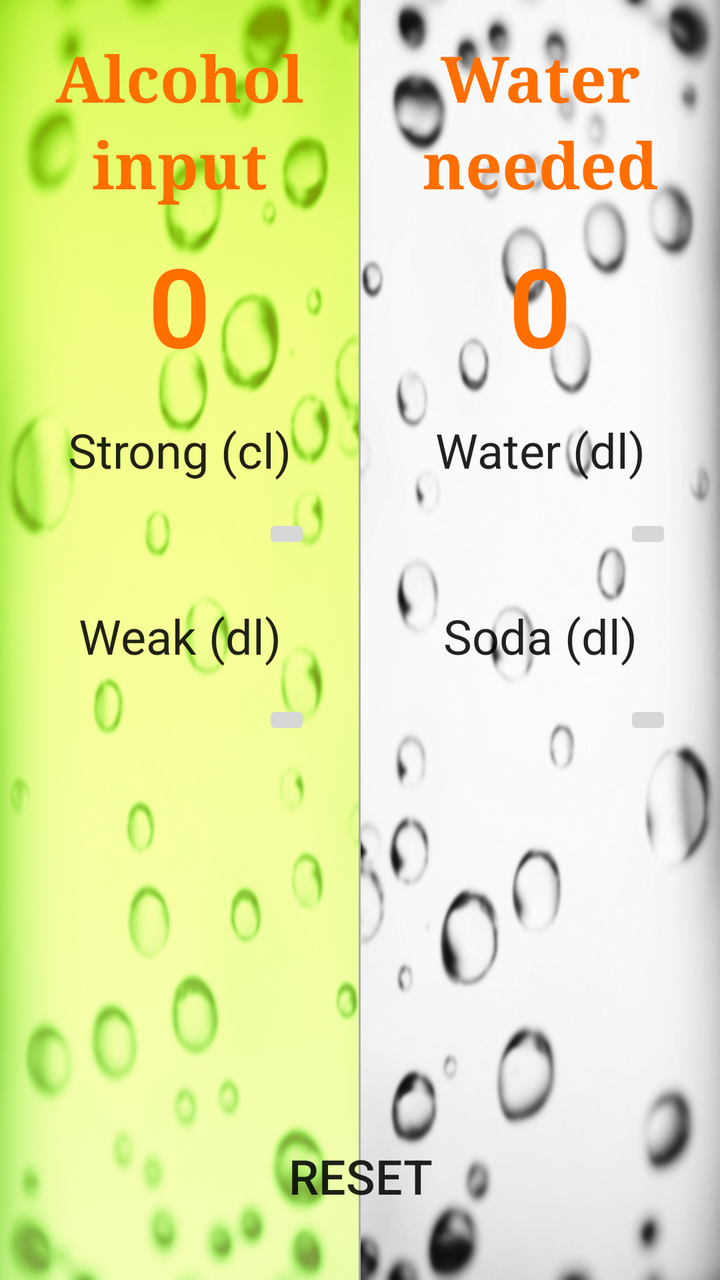
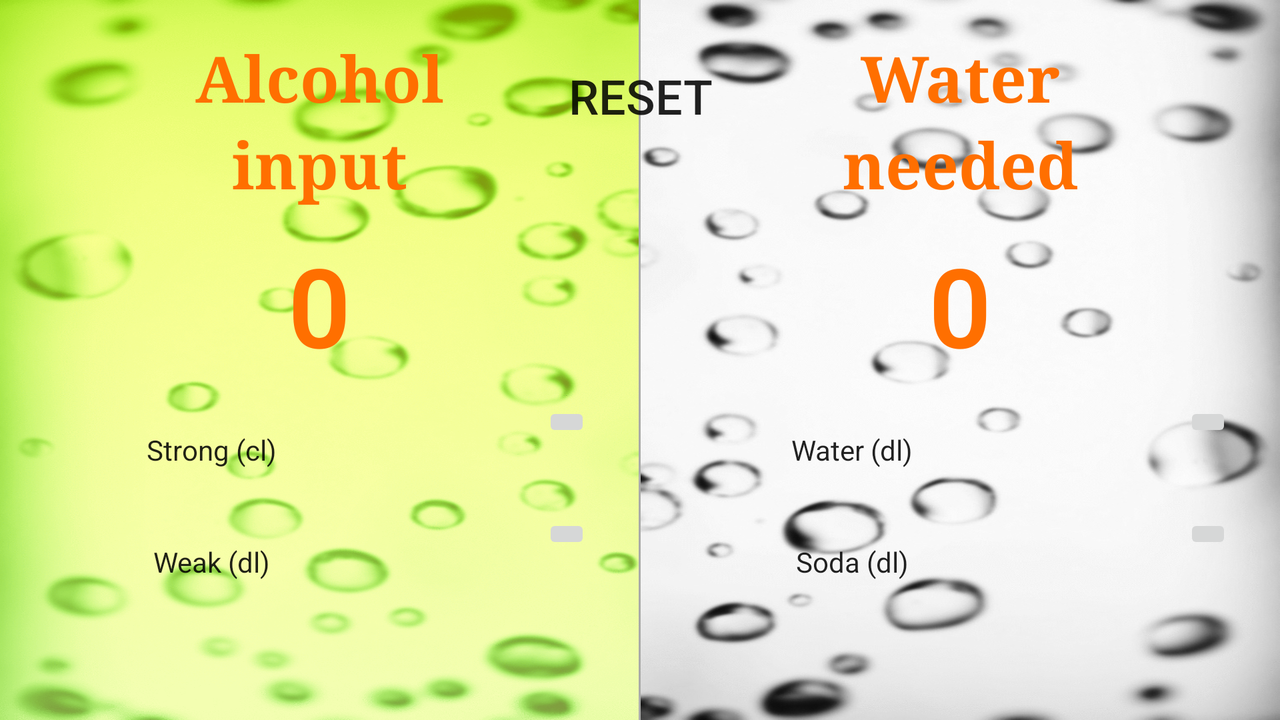

The same Android screen from two of the app's own layout files: first res/layout/ as a phone draws it, then the repository's variant for another configuration, drawn on a device whose configuration selects that folder. Both files follow.
<!-- AndroidManifest.xml: application theme AppTheme.NoActionBar -->
<!-- res/layout/activity_main.xml -->
<?xml version="1.0" encoding="utf-8"?>
<RelativeLayout xmlns:android="http://schemas.android.com/apk/res/android"
    xmlns:tools="http://schemas.android.com/tools"
    android:layout_width="match_parent"
    android:layout_height="match_parent"
    android:background="@color/colorGrey">

    <LinearLayout
        android:id="@+id/horizontal_LinLayout"
        android:layout_width="match_parent"
        android:layout_height="match_parent"
        android:background="@color/colorGrey"
        android:orientation="horizontal">

        

        <LinearLayout
            android:layout_width="0dp"
            android:layout_height="match_parent"
            android:layout_weight="2"
            android:background="@drawable/alc_blurred_y"
            android:orientation="vertical"
            tools:context=".MainActivity">

            <TextView
                style="@style/WaterAlcCaptions"
                android:text="@string/alcohol" />

            <TextView
                style="@style/WaterAlcLowCaptions"
                android:text="@string/input" />

            <TextView
                android:id="@+id/alcohol_score"
                style="@style/CounterNumber"
                android:text="@string/alcohol_a_number" />

            <Button
                style="@style/UpperButton"
                android:background="@drawable/mybutton2"
                android:onClick="addThreeForAlcohol"
                android:text="@string/strong" />

            <ImageButton
                style="@style/UndoButton"
                android:onClick="subtractThreeForAlcohol" />

            <Button
                style="@style/UpperButton"
                android:background="@drawable/mybutton2"
                android:onClick="addOneForAlcohol"
                android:text="@string/weak" />

            <ImageButton
                style="@style/UndoButton"
                android:onClick="subtractOneForAlcohol" />

        </LinearLayout>

        <View
            android:layout_width="1dp"
            android:layout_height="match_parent"
            android:layout_gravity="center_horizontal"
            android:layout_weight="0"
            android:background="@android:color/darker_gray" />

        <LinearLayout
            android:layout_width="0dp"
            android:layout_height="match_parent"
            android:layout_weight="2"
            android:background="@drawable/bubbles_blurred_y_r_white"
            android:orientation="vertical"
            tools:context=".MainActivity">

            <TextView
                style="@style/WaterAlcCaptions"
                android:text="@string/soft_drinks" />

            <TextView
                style="@style/WaterAlcLowCaptions"
                android:text="@string/needed" />

            <TextView
                android:id="@+id/soft_drink_score"
                style="@style/CounterNumber"
                android:text="@string/soft_drinks_a_number" />

            <Button
                style="@style/UpperButton"
                android:background="@drawable/mybutton"
                android:onClick="subtractTwoForSoftDrink"
                android:text="@string/water" />

            <ImageButton
                style="@style/UndoButton"
                android:onClick="addTwoForSoftDrink" />

            <Button
                style="@style/UpperButton"
                android:background="@drawable/mybutton"
                android:onClick="subtractOneForSoftDrink"
                android:text="@string/soft_drink" />

            <ImageButton
                style="@style/UndoButton"
                android:onClick="addOneForSoftDrink" />

        </LinearLayout>

    </LinearLayout>

    <Button
        android:id="@+id/reset"
        android:layout_width="match_parent"
        android:layout_height="wrap_content"
        android:layout_alignParentBottom="true"
        android:layout_centerHorizontal="true"
        android:layout_marginBottom="@dimen/paddingOrMar_XXL"
        android:background="@drawable/mybutton3"
        android:onClick="resetScore"
        android:text="@string/reset"
        android:textAllCaps="true"
        android:textSize="@dimen/textSize_M" />

</RelativeLayout>
<!-- resources referenced by this layout -->
<resources>
  <color name="colorGrey">#9E9E9E</color>
  <dimen name="paddingOrMar_XXL">28dp</dimen>
  <dimen name="textSize_M">24sp</dimen>
  <string name="alcohol">Alcohol</string>
  <string name="alcohol_a_number">0</string>
  <string name="input">input</string>
  <string name="needed">needed</string>
  <string name="reset">reset</string>
  <string name="soft_drink">Soda (dl)</string>
  <string name="soft_drinks">Water</string>
  <string name="soft_drinks_a_number">0</string>
  <string name="strong">Strong (cl)</string>
  <string name="water">Water (dl)</string>
  <string name="weak">Weak (dl)</string>
  <style name="CounterNumber" parent="AppTheme.NoActionBar">
          <item name="android:layout_width">match_parent</item>
          <item name="android:layout_height">wrap_content</item>
          <item name="android:fontFamily">sans-serif-light</item>
          <item name="android:textStyle">bold</item>
          <item name="android:gravity">center</item>
          <item name="android:paddingBottom">@dimen/paddingOrMar_M</item>
          <item name="android:textColor">@color/colorOrange</item>
          <item name="android:textSize">@dimen/textSize_XL</item>
      </style>
  <style name="UndoButton" parent="AppTheme.NoActionBar">
          <item name="android:layout_width">wrap_content</item>
          <item name="android:layout_height">wrap_content</item>
          <item name="android:layout_gravity">end</item>
          <item name="android:layout_marginBottom">@dimen/paddingOrMar_L</item>
          <item name="android:layout_marginLeft">@dimen/paddingOrMar_XL</item>
          <item name="android:layout_marginRight">@dimen/paddingOrMar_XL</item>
          <item name="android:src">@drawable/undo_s</item>
      </style>
  <style name="UpperButton" parent="AppTheme.NoActionBar">
          <item name="android:layout_width">match_parent</item>
          <item name="android:layout_height">wrap_content</item>
          <item name="android:layout_marginBottom">@dimen/paddingOrMar_S</item>
          <item name="android:layout_marginLeft">@dimen/paddingOrMar_XL</item>
          <item name="android:layout_marginRight">@dimen/paddingOrMar_XL</item>
          <item name="android:textSize">@dimen/textSize_M</item>
      </style>
  <style name="WaterAlcCaptions" parent="AppTheme.NoActionBar">
          <item name="android:layout_width">match_parent</item>
          <item name="android:layout_height">wrap_content</item>
          <item name="android:gravity">center</item>
          <item name="android:fontFamily">serif</item>
          <item name="android:paddingLeft">@dimen/paddingOrMar_M</item>
          <item name="android:paddingRight">@dimen/paddingOrMar_M</item>
          <item name="android:paddingTop">@dimen/paddingOrMar_L</item>
          <item name="android:textColor">@color/colorOrange</item>
          <item name="android:textSize">@dimen/textSize_L</item>
          <item name="android:textStyle">bold</item>
      </style>
  <style name="AppTheme.NoActionBar" parent="Theme.AppCompat.Light.DarkActionBar">
          <item name="windowActionBar">false</item>
          <item name="windowNoTitle">true</item>
          <item name="android:windowFullscreen">true</item>
      </style>
  <dimen name="paddingOrMar_M">12dp</dimen>
  <color name="colorOrange">#FF6F00</color>
  <dimen name="textSize_XL">55sp</dimen>
  <dimen name="paddingOrMar_L">17dp</dimen>
  <dimen name="paddingOrMar_XL">24dp</dimen>
  <dimen name="paddingOrMar_S">8dp</dimen>
  <dimen name="textSize_L">32sp</dimen>
  <!-- some entries are left out for length -->
</resources>
<!-- res/layout-land/activity_main.xml (the repository's variant of the layout above) -->
<!-- drawn on the phone turned sideways -->
<?xml version="1.0" encoding="utf-8"?>
<RelativeLayout xmlns:android="http://schemas.android.com/apk/res/android"
    xmlns:tools="http://schemas.android.com/tools"
    android:layout_width="match_parent"
    android:layout_height="match_parent"
    android:background="@color/colorGrey">

    <Button
        android:id="@+id/reset"
        android:layout_width="wrap_content"
        android:layout_height="wrap_content"
        android:layout_alignParentTop="true"
        android:layout_centerHorizontal="true"
        android:layout_marginBottom="@dimen/paddingOrMar_XXL"
        android:layout_marginTop="@dimen/paddingOrMar_XL"
        android:background="@drawable/mybutton3"
        android:onClick="resetScore"
        android:text="@string/reset"
        android:textAllCaps="true"
        android:textSize="@dimen/textSize_M" />

    <LinearLayout
        android:id="@+id/horizontal_LinLayout"
        android:layout_width="match_parent"
        android:layout_height="wrap_content"
        android:background="@color/colorGrey"
        android:orientation="horizontal">

        

        <LinearLayout
            android:layout_width="0dp"
            android:layout_height="match_parent"
            android:layout_weight="2"
            android:background="@drawable/alc_blurred_y"
            android:orientation="vertical"
            tools:context=".MainActivity">

            <TextView
                style="@style/WaterAlcCaptions"
                android:text="@string/alcohol" />

            <TextView
                style="@style/WaterAlcLowCaptions"
                android:text="@string/input" />

            <TextView
                android:id="@+id/alcohol_score"
                style="@style/CounterNumber"
                android:text="@string/alcohol_a_number" />

            <RelativeLayout
                android:layout_width="match_parent"
                android:layout_height="wrap_content">

                <Button
                    style="@style/UpperButtonLand"
                    android:layout_alignParentLeft="true"
                    android:layout_alignParentStart="true"
                    android:background="@drawable/mybutton2"
                    android:onClick="addThreeForAlcohol"
                    android:text="@string/strong" />

                <ImageButton
                    style="@style/UndoButton"
                    android:layout_alignParentEnd="true"
                    android:layout_alignParentRight="true"
                    android:onClick="subtractThreeForAlcohol" />
            </RelativeLayout>

            <RelativeLayout
                android:layout_width="match_parent"
                android:layout_height="wrap_content">

                <Button
                    style="@style/UpperButtonLand"
                    android:background="@drawable/mybutton2"
                    android:onClick="addOneForAlcohol"
                    android:text="@string/weak" />

                <ImageButton
                    style="@style/UndoButton"
                    android:layout_alignParentEnd="true"
                    android:layout_alignParentRight="true"
                    android:onClick="subtractOneForAlcohol" />
            </RelativeLayout>

        </LinearLayout>

        <View
            android:layout_width="1dp"
            android:layout_height="match_parent"
            android:layout_gravity="center_horizontal"
            android:layout_weight="0"
            android:background="@android:color/darker_gray" />

        <LinearLayout
            android:layout_width="0dp"
            android:layout_height="match_parent"
            android:layout_weight="2"
            android:background="@drawable/bubbles_blurred_y_r_white"
            android:orientation="vertical"
            tools:context=".MainActivity">

            <TextView
                style="@style/WaterAlcCaptions"
                android:text="@string/soft_drinks" />

            <TextView
                style="@style/WaterAlcLowCaptions"
                android:text="@string/needed" />

            <TextView
                android:id="@+id/soft_drink_score"
                style="@style/CounterNumber"
                android:text="@string/soft_drinks_a_number" />

            <RelativeLayout
                android:layout_width="match_parent"
                android:layout_height="wrap_content">

                <Button
                    style="@style/UpperButtonLand"
                    android:layout_alignParentLeft="true"
                    android:layout_alignParentStart="true"
                    android:background="@drawable/mybutton"
                    android:onClick="subtractTwoForSoftDrink"
                    android:text="@string/water" />

                <ImageButton
                    style="@style/UndoButton"
                    android:layout_alignParentEnd="true"
                    android:layout_alignParentRight="true"
                    android:onClick="addTwoForSoftDrink" />
            </RelativeLayout>

            <RelativeLayout
                android:layout_width="match_parent"
                android:layout_height="wrap_content">

                <Button
                    style="@style/UpperButtonLand"
                    android:layout_alignParentLeft="true"
                    android:layout_alignParentStart="true"
                    android:background="@drawable/mybutton"
                    android:onClick="subtractOneForSoftDrink"
                    android:text="@string/soft_drink" />

                <ImageButton
                    style="@style/UndoButton"
                    android:layout_alignParentEnd="true"
                    android:layout_alignParentRight="true"
                    android:onClick="addOneForSoftDrink" />
            </RelativeLayout>

        </LinearLayout>

    </LinearLayout>

</RelativeLayout>
<!-- resources referenced by the variant -->
<!-- as the phone turned sideways resolves them -->
<resources>
  <color name="colorGrey">#9E9E9E</color>
  <dimen name="paddingOrMar_XL">24dp</dimen>
  <dimen name="paddingOrMar_XXL">28dp</dimen>
  <dimen name="textSize_M">24sp</dimen>
  <string name="alcohol">Alcohol</string>
  <string name="alcohol_a_number">0</string>
  <string name="input">input</string>
  <string name="needed">needed</string>
  <string name="reset">reset</string>
  <string name="soft_drink">Soda (dl)</string>
  <string name="soft_drinks">Water</string>
  <string name="soft_drinks_a_number">0</string>
  <string name="strong">Strong (cl)</string>
  <string name="water">Water (dl)</string>
  <string name="weak">Weak (dl)</string>
  <style name="CounterNumber" parent="AppTheme.NoActionBar">
          <item name="android:layout_width">match_parent</item>
          <item name="android:layout_height">wrap_content</item>
          <item name="android:fontFamily">sans-serif-light</item>
          <item name="android:textStyle">bold</item>
          <item name="android:gravity">center</item>
          <item name="android:paddingBottom">@dimen/paddingOrMar_M</item>
          <item name="android:textColor">@color/colorOrange</item>
          <item name="android:textSize">@dimen/textSize_XL</item>
      </style>
  <style name="UndoButton" parent="AppTheme.NoActionBar">
          <item name="android:layout_width">wrap_content</item>
          <item name="android:layout_height">wrap_content</item>
          <item name="android:layout_gravity">end</item>
          <item name="android:layout_marginBottom">@dimen/paddingOrMar_L</item>
          <item name="android:layout_marginLeft">@dimen/paddingOrMar_XL</item>
          <item name="android:layout_marginRight">@dimen/paddingOrMar_XL</item>
          <item name="android:src">@drawable/undo_s</item>
      </style>
  <style name="UpperButtonLand" parent="UpperButton">
          <item name="android:layout_width">wrap_content</item>
          <item name="android:textSize">@dimen/textSize_S</item>
          <item name="android:ems">10</item>
      </style>
  <style name="WaterAlcCaptions" parent="AppTheme.NoActionBar">
          <item name="android:layout_width">match_parent</item>
          <item name="android:layout_height">wrap_content</item>
          <item name="android:gravity">center</item>
          <item name="android:fontFamily">serif</item>
          <item name="android:paddingLeft">@dimen/paddingOrMar_M</item>
          <item name="android:paddingRight">@dimen/paddingOrMar_M</item>
          <item name="android:paddingTop">@dimen/paddingOrMar_L</item>
          <item name="android:textColor">@color/colorOrange</item>
          <item name="android:textSize">@dimen/textSize_L</item>
          <item name="android:textStyle">bold</item>
      </style>
  <style name="AppTheme.NoActionBar" parent="Theme.AppCompat.Light.DarkActionBar">
          <item name="windowActionBar">false</item>
          <item name="windowNoTitle">true</item>
          <item name="android:windowFullscreen">true</item>
      </style>
  <dimen name="paddingOrMar_M">12dp</dimen>
  <color name="colorOrange">#FF6F00</color>
  <dimen name="textSize_XL">55sp</dimen>
  <dimen name="paddingOrMar_L">17dp</dimen>
  <style name="UpperButton" parent="AppTheme.NoActionBar">
          <item name="android:layout_width">match_parent</item>
          <item name="android:layout_height">wrap_content</item>
          <item name="android:layout_marginBottom">@dimen/paddingOrMar_S</item>
          <item name="android:layout_marginLeft">@dimen/paddingOrMar_XL</item>
          <item name="android:layout_marginRight">@dimen/paddingOrMar_XL</item>
          <item name="android:textSize">@dimen/textSize_M</item>
      </style>
  <dimen name="textSize_S">14sp</dimen>
  <dimen name="textSize_L">32sp</dimen>
  <dimen name="paddingOrMar_S">8dp</dimen>
  <!-- some entries are left out for length -->
</resources>
